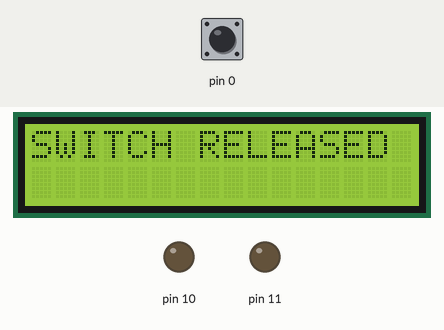
The sketch below on a simulated Arduino Uno, built with avr-gcc and run on an emulated ATmega328P. Shown: 16×2 character LCD, output pins drawn as LEDs (lit = HIGH). Wiring (inferred from the names in the program): character LCD (HD44780): RS pin 8; E pin 9; data pin 12, pin 13, pin 22, pin 23. Inputs (shaded band) come from the test bench; at power-on: pin 0 HIGH. Pins used as bus, display or sensor lines are not drawn.

Above: at 1.2 s.
1.3 s: pin 0 pulled LOW for 3.2 s
At 2.0 s:
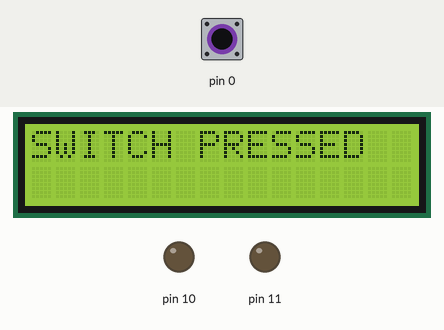
7.5 s: pin 0 pulled LOW for 1 s
11.5 s: pin 0 pulled LOW for 1 s
15.5 s: pin 0 pulled LOW for 3.2 s
21.7 s: pin 0 pulled LOW for 1 s
25.7 s: pin 0 pulled LOW for 3.2 s
Timing chart, 0 to 28.7 s (numbered marks = the images above; inputs shaded):
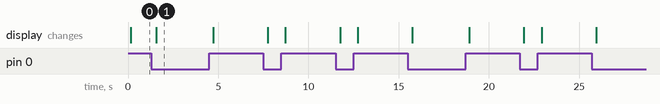

The sketch:

PRO-ASS8.ino
```cpp
#define F_CPU 8000000UL
#include <avr/io.h>
#include <util/delay.h>

#define RS PB0
#define EN PB1

// Enable pulse
void lcd_enable(void)
{
    PORTB |= (1 << EN);
    _delay_ms(1);
    PORTB &= ~(1 << EN);
    _delay_ms(1);
}

// Send 4-bit data
void lcd_nibble(unsigned char data)
{
    PORTB = (PORTB & 0x0F) | (data & 0xF0);
    lcd_enable();
}

// Send command
void lcd_command(unsigned char cmd)
{
    PORTB &= ~(1 << RS);
    lcd_nibble(cmd & 0xF0);
    lcd_nibble(cmd << 4);
    _delay_ms(2);
}

// Send character
void lcd_data(unsigned char data)
{
    PORTB |= (1 << RS);
    lcd_nibble(data & 0xF0);
    lcd_nibble(data << 4);
    _delay_ms(2);
}

// Display string
void lcd_string(char *str)
{
    while(*str)
    {
        lcd_data(*str++);
    }
}

// LCD initialization
void lcd_init(void)
{
    DDRB = 0xFF;
    _delay_ms(20);

    PORTB &= ~(1 << RS);

    lcd_nibble(0x30);
    _delay_ms(5);
    lcd_nibble(0x30);
    _delay_ms(1);
    lcd_nibble(0x30);
    _delay_ms(1);
    lcd_nibble(0x20);

    lcd_command(0x28);
    lcd_command(0x0C);
    lcd_command(0x06);
    lcd_command(0x01);
}

// Main function
int main(void)
{
    DDRD &= ~(1 << PD0);
    PORTD |= (1 << PD0);
    lcd_init();

    while(1)
    {
        lcd_command(0x01);

        if(!(PIND & (1 << PD0)))
        {
            lcd_command(0x80);
            lcd_string("SWITCH PRESSED");
        }
        else
        {
            lcd_command(0x80);
            lcd_string("SWITCH RELEASED");
        }

        _delay_ms(100);
    }

    return 0;
}
```

Measured:
- after the input at 1.3 s, the display: changes after 0.27 s (image 1)
